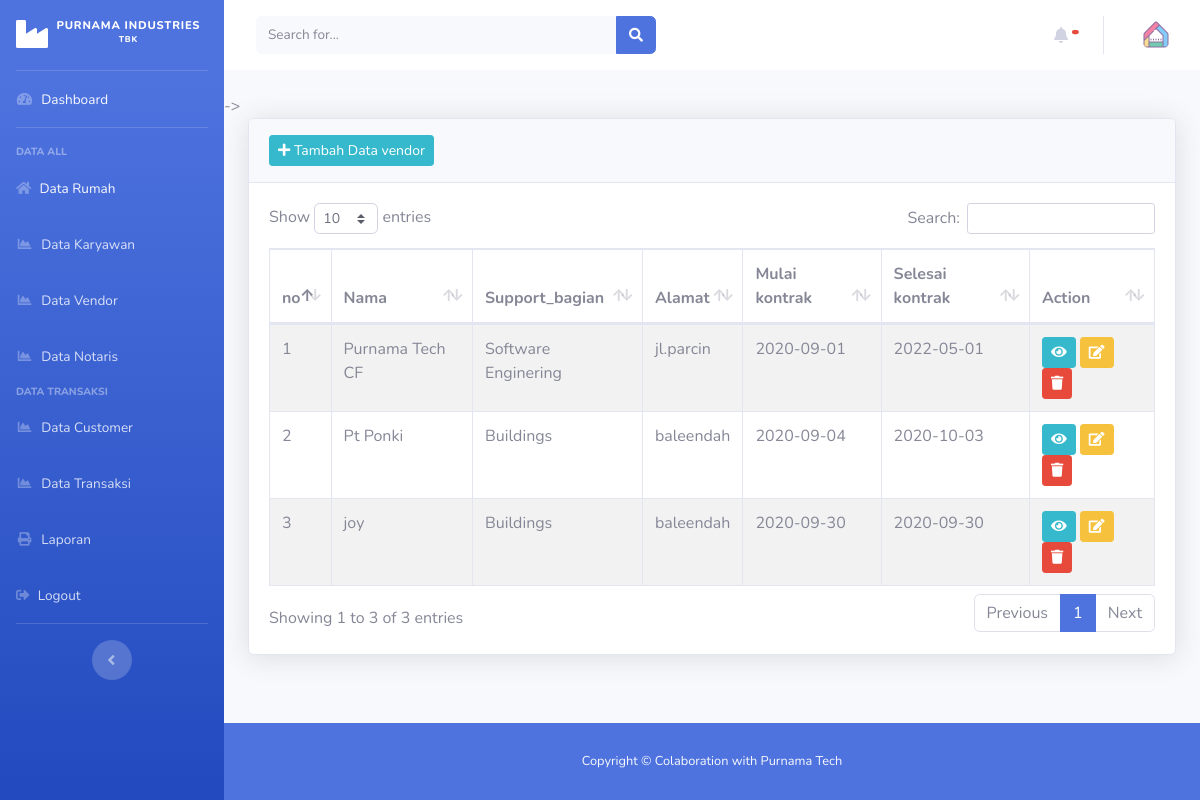
Page /index.php/admin/vendor on the committed database.
### tables this page shows
CREATE TABLE `vendor` (
  `id_vendor` int(11) NOT NULL,
  `nama` varchar(20) NOT NULL,
  `support_bagian` varchar(20) NOT NULL,
  `alamat` varchar(20) NOT NULL,
  `mulai_kontrak` date NOT NULL,
  `selesai_kontrak` date NOT NULL
);

### application/controllers/admin/vendor.php (called while the page is built, shortened)
<?php
class Vendor extends CI_Controller
{
    public function index()
    {
        $data['vendor'] = $this->kpr_model->get_data('vendor')->result();
        $this->load->view('templates_admin/header');
        $this->load->view('templates_admin/sidebar');
        $this->load->view('admin/data_vendor', $data);
        $this->load->view('templates_admin/footer');
    }
}

### index.php (called while the page is built, shortened)
<?php
require_once BASEPATH.'core/CodeIgniter.php';

### application/models/kpr_model.php (called while the page is built, shortened)
<?php
class Kpr_model extends CI_Model
{
    public function get_data($table)
    {
        return $this->db->get($table);
    }
}

### application/views/admin/data_vendor.php (the view, shortened to what this page needs)
<div class="container-fluid">
    <div class="card shadow mb-4">
        <div class="card-header py-3">
            <a href=" <?= base_url('admin/vendor/tambah_vendor') ?> " class="btn btn-info btn-sm"> <i class="fas fa-plus"></i> Tambah Data vendor</a>
        </div>
        <div class="card-body">
            <div class="table-responsive">
                <table class="table table-bordered table-hover table-striped" id="dataTable" width="100%" cellspacing="0">
                    <thead>
                        <tr>
                            <th>no</th>
                            <th>Nama</th>
                            <th>Support_bagian</t>
                            <th>Alamat</th>
                            <th>Mulai kontrak</th>
                            <th>Selesai kontrak</th>
                            <th>Action</>
                        </tr>
                    </thead>
                    <tbody>
                        <?php
                        $no = 1;
                        foreach ($vendor as $vr) : ?>
                            <tr>
                                <td><?= $no++ ?></td>
                                <td><?= $vr->nama ?></td>
                                <td><?= $vr->support_bagian ?> </td>
                                <td><?= $vr->alamat ?></td>
                                <td><?= $vr->mulai_kontrak ?></td>
                                <td><?= $vr->selesai_kontrak ?></td>
                                <td> <a href=" <?= base_url('admin/vendor/detail_vendor/') . $vr->id_vendor ?> " class="btn btn-info btn-sm "> <i class="fas fa-eye"></i></a>
                                    <a href=" <?= base_url('admin/vendor/update_vendor/') . $vr->id_vendor ?>
                                    " class="btn btn-warning btn-sm"> <i class="fas fa-edit"></i></a>
                                    <a href=" <?= base_url('admin/vendor/hapus_vendor/') . $vr->id_vendor ?> " class="btn btn-danger btn-sm tombol-hapus" id="tombol-hapus"> <i class="fas fa-trash"></i></a>
                                </td>
                            </tr>
                        <?php endforeach ?>
                    </tbody>
                </table>
            </div>
        </div>
    </div>
</div>

### rows in the picture
vendor: nama "Purnama Tech CF", support_bagian "Software Enginering", alamat "jl.parcin", mulai_kontrak "2020-09-01", selesai_kontrak "2022-05-01"
vendor: nama "Pt Ponki", support_bagian "Buildings", alamat "baleendah", mulai_kontrak "2020-09-04", selesai_kontrak "2020-10-03"
vendor: nama "joy", support_bagian "Buildings", alamat "baleendah", mulai_kontrak "2020-09-30", selesai_kontrak "2020-09-30"
